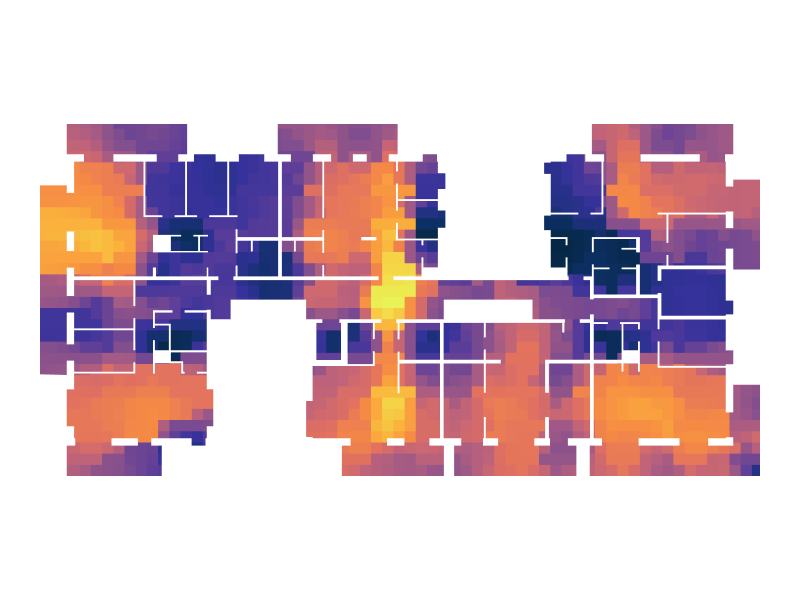

Here is the notebook cell this chart was saved with:
### Code cell
Topology.Show(faces,
              faceColorKey="vb_color",
              faceOpacity=1,
              showEdges=False,
              showVertices=False,
              camera=[0,0,6],
              backgroundColor="white",
              width=800,
              height=600,
              renderer=renderer)
